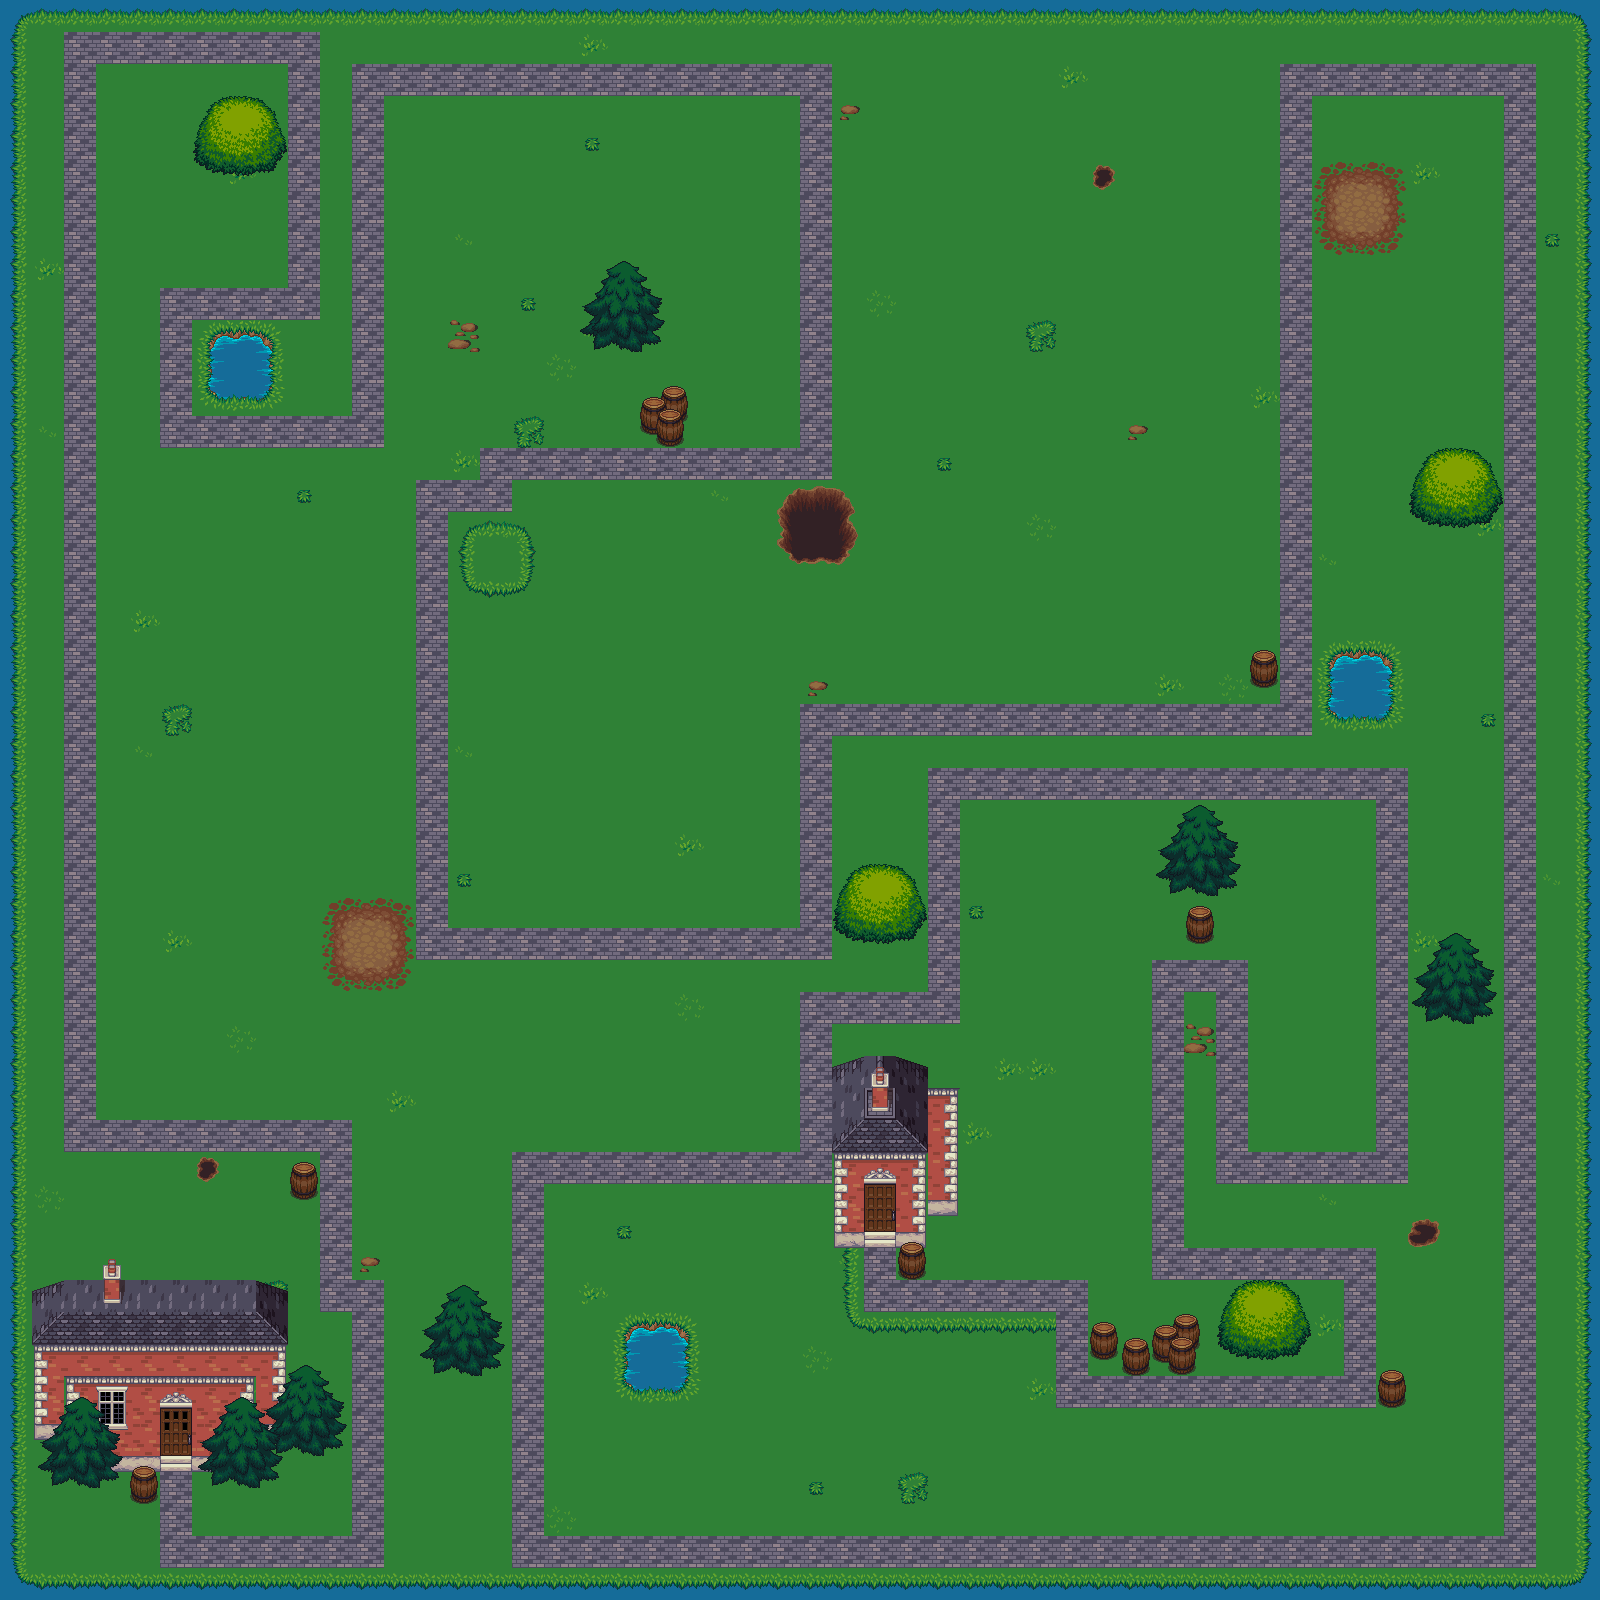

Tiled map render using the project's own tile images. Description and the map definition, with tile-layer contents summarised, below:
An orthogonal 50x50 tile map with 32x32 px tiles, 6 tile layers (main, sub1, sub2, sub3, ...), 7 tilesets.

<map version="1.0" orientation="orthogonal" width="50" height="50" tilewidth="32" tileheight="32">
 <tileset firstgid="1" name="grass" tilewidth="32" tileheight="32">
  <image source="grass.png" width="96" height="192" />
 </tileset>
 <tileset firstgid="19" name="watergrass" tilewidth="32" tileheight="32">
  <image source="watergrass.png" width="96" height="192" />
 </tileset>
 <tileset firstgid="37" name="dirt2" tilewidth="32" tileheight="32">
  <image source="dirt2.png" width="96" height="192" />
 </tileset>
 <tileset firstgid="55" name="holemid" tilewidth="32" tileheight="32">
  <image source="holemid.png" width="96" height="192" />
 </tileset>
 <tileset firstgid="73" name="treetop" tilewidth="32" tileheight="32">
  <image source="treetop.png" width="192" height="224" />
 </tileset>
 <tileset firstgid="115" name="house" tilewidth="32" tileheight="32">
  <image source="house.png" width="288" height="224" />
  <terraintypes>
   <terrain name="road" tile="-1">
    <properties>
     <property name="isroad" value="true" />
    </properties>
   </terrain>
  </terraintypes>
  <tile id="58" terrain="0,0,0,0">
   <properties>
    <property name="isroad" value="true" />
   </properties>
  </tile>
 </tileset>
 <tileset firstgid="178" name="barrel" tilewidth="32" tileheight="32">
  <image source="barrel.png" width="128" height="64" />
 </tileset>
 <layer name="main" width="50" height="50">
  <data>[2500 cells, 2500 non-empty, 14 distinct tile ids]</data>
 </layer>
 <layer name="sub1" width="50" height="50">
  <data>[2500 cells, 362 non-empty, 62 distinct tile ids]</data>
 </layer>
 <layer name="sub2" width="50" height="50">
  <data>[2500 cells, 26 non-empty, 17 distinct tile ids]</data>
 </layer>
 <layer name="sub3" width="50" height="50">
  <data>[2500 cells, 41 non-empty, 27 distinct tile ids]</data>
 </layer>
 <layer name="sub4" width="50" height="50">
  <data>[2500 cells, 40 non-empty, 30 distinct tile ids]</data>
 </layer>
 <layer name="sub5" width="50" height="50">
  <data>[2500 cells, 13 non-empty, 9 distinct tile ids]</data>
 </layer>
</map>
